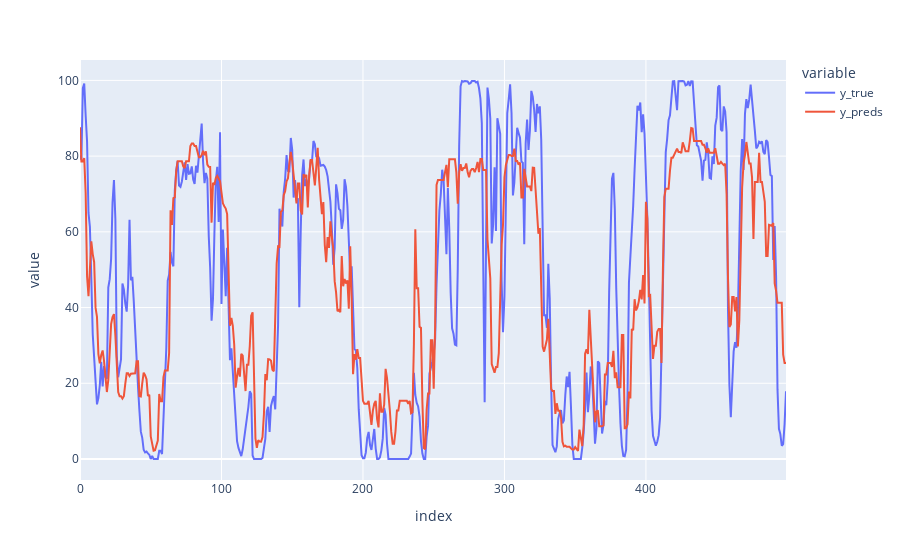

The cell this chart's notebook holds for it:
### Code cell
import plotly.express as px

df = pd.DataFrame({"y_true": y_true, "y_preds": y_preds}).head(500)
fig = px.line(df, y=["y_true", "y_preds"], title='')
fig.show()

### Figure 1 — Plotly figure (JSON) as saved in the notebook; plotly's stock layout.template omitted (floating-point values rounded to 4 significant figures; data arrays with more than 128 entries replaced by an {"elided": "..."} marker saying what was removed)
{"data": [{"hovertemplate": "variable=y_true<br>index=%{x}<br>value=%{y}<extra></extra>", "legendgroup": "y_true", "line": {"color": "#636efa", "dash": "solid"}, "marker": {"symbol": "circle"}, "mode": "lines", "name": "y_true", "orientation": "v", "showlegend": true, "type": "scatter", "x": {"elided": "500 int values"}, "xaxis": "x", "y": {"elided": "500 float values"}, "yaxis": "y"}, {"hovertemplate": "variable=y_preds<br>index=%{x}<br>value=%{y}<extra></extra>", "legendgroup": "y_preds", "line": {"color": "#EF553B", "dash": "solid"}, "marker": {"symbol": "circle"}, "mode": "lines", "name": "y_preds", "orientation": "v", "showlegend": true, "type": "scatter", "x": {"elided": "500 int values"}, "xaxis": "x", "y": {"elided": "500 float values"}, "yaxis": "y"}], "layout": {"legend": {"title": {"text": "variable"}, "tracegroupgap": 0}, "margin": {"t": 60}, "xaxis": {"anchor": "y", "domain": [0, 1], "title": {"text": "index"}}, "yaxis": {"anchor": "x", "domain": [0, 1], "title": {"text": "value"}}}}
